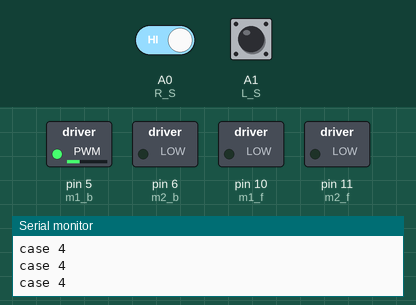
This sketch was run on a simulated Arduino Uno, built with avr-gcc and run on an emulated ATmega328P. Parts: switched loads named in the sketch (green lamp = pin HIGH), the last lines printed to the serial monitor. Dashed ring = blinking. Inputs (shaded band) come from the test bench; at power-on: A0 (R_S) HIGH, A1 (L_S) HIGH.

Above: at 1.2 s.
1.3 s: A0 (R_S) driven LOW
At 2.0 s:
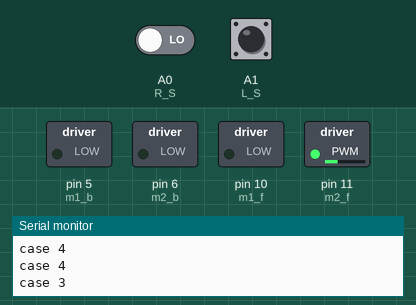
4.3 s: A1 (L_S) driven LOW
At 5.3 s:
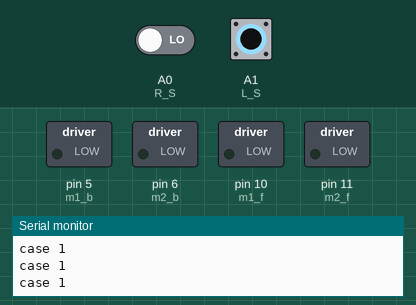
7.3 s: A0 (R_S) driven HIGH
At 7.81 s:
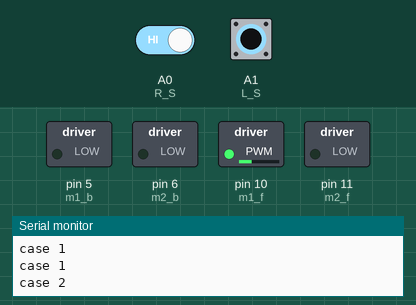
10.3 s: A1 (L_S) driven HIGH
At 10.96 s:
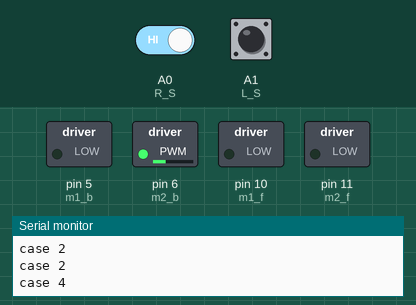
13.3 s: A0 (R_S) driven LOW and A1 (L_S) driven LOW
At 14.8 s:
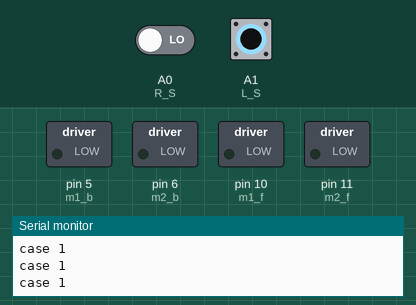
16.3 s: A1 (L_S) pulsed HIGH 5 times (0.12 s each, 0.3 s apart)
At 16.45 s:
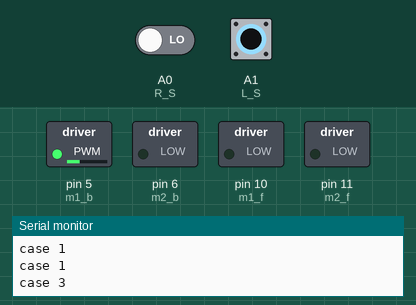
Timing chart, 0 to 19.3 s (numbered marks = the images above; inputs shaded):
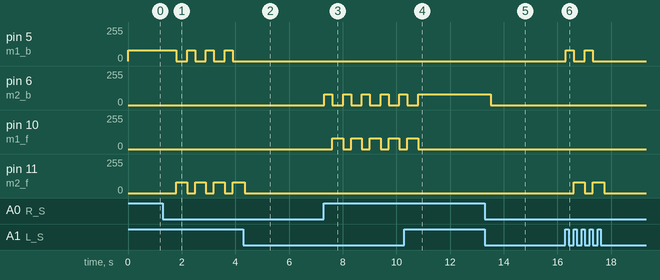

Measured:
- after the input at 1.3 s, pin 5 (m1_b): alternates 80/255 for 0.30 s and 0/255 for 0.40 s, starting after 0.50 s; pin 11 (m2_f): alternates 80/255 for 0.40 s and 0/255 for 0.30 s, starting after 0.50 s
- after the input at 4.3 s, pin 5 (m1_b): stops changing and stays 0/255
- after the input at 7.3 s, pin 6 (m2_b): alternates 80/255 for 0.30 s and 0/255 for 0.40 s, starting at once; pin 10 (m1_f): alternates 80/255 for 0.40 s and 0/255 for 0.30 s, starting after 0.31 s
- after the input at 10.3 s, pin 6 (m2_b): goes on until 10.8 s, then stays 80/255; pin 10 (m1_f): goes on until 10.8 s, then stays 0/255
- after the input at 13.3 s, pin 6 (m2_b): 80/255 → 0/255 after 0.21 s
- after the input at 16.3 s, pin 5 (m1_b): alternates 80/255 for 0.30 s and 0/255 for 0.40 s, 4 changes in all, then stays 0/255, starting at once; pin 11 (m2_f): alternates 80/255 for 0.42 s and 0/255 for 0.30 s, 4 changes in all, then stays 0/255, starting after 0.31 s

The sketch:

Version2.1UpdatedSpeeds.ino
```cpp
int m1_b=5;//Motor1  left motor
int m1_f=10;
int m2_b=6; //Motor2  right motor
int m2_f=11;
char ch='L';
int i=0;
#define R_S A0 //ir sensor Right
#define L_S A1 //ir sensor Left

void setup(){ // put your setup code here, to run once

pinMode(R_S, INPUT); // declare if sensor as input
pinMode(L_S, INPUT); // declare ir sensor as input


pinMode(m1_f, OUTPUT);
pinMode(m2_f, OUTPUT);
pinMode(m2_b, OUTPUT);
pinMode(m1_b, OUTPUT);
Serial.begin(9600);
}
void loop(){

if((digitalRead(R_S) == 0)&&(digitalRead(L_S) == 0)){
  Serial.println("case 1");
  forward();}   //if Right Sensor and Left Sensor are at White color then it will call forword function

if((digitalRead(R_S) == 1)&&(digitalRead(L_S) == 0)){
  Serial.println("case 2");
  turnRight();} //if Right Sensor is Black and Left Sensor is White then it will call turn Right function

if((digitalRead(R_S) == 0)&&(digitalRead(L_S) == 1)){
  Serial.println("case 3");
  turnLeft();}  //if Right Sensor is White and Left Sensor is Black then it will call turn Left function

if((digitalRead(R_S) == 1)&&(digitalRead(L_S) == 1)){
  Serial.println("case 4");
  Stop();
}
}

void forward(){
analogWrite(m1_f,80);
analogWrite(m2_f,80);
analogWrite(m1_f,0);
analogWrite(m2_f,0);
}

void turnRight(){ //turnRight
ch='R';
analogWrite(m1_f,0);
analogWrite(m1_b,0);
analogWrite(m2_f,0);
analogWrite(m2_b,80);
delay(300);
analogWrite(m1_f,80);
analogWrite(m1_b,0);
analogWrite(m2_f,0);
analogWrite(m2_b,0);
delay(400);
analogWrite(m1_f,0);
if(R_S==0&&L_S==0){
  forward();
  delay(150);
}
else if(L_S==1&&R_S==0){
  while(L_S==1){
  analogWrite(m1_f,80);
  delay(50);
  }
}else
analogWrite(m1_f,0);
}

void turnLeft(){
ch='L';
analogWrite(m1_f,0);
analogWrite(m1_b,80);
analogWrite(m2_f,0);
analogWrite(m2_b,0);
delay(300);
analogWrite(m1_f,0);
analogWrite(m1_b,0);
analogWrite(m2_f,80);
analogWrite(m2_b,0);
delay(400);
analogWrite(m2_f,0);
if(L_S==0&&R_S==0){
  forward();
  delay(150);
}
else if(R_S==1&&L_S==0){
  while(R_S==1){
  analogWrite(m2_f,80);
  delay(50);
  }
}
analogWrite(m2_f,0);
}

void Stop(){ //stop
if(ch=='L'){
analogWrite(m1_f,0);
analogWrite(m1_b,0);
analogWrite(m2_f,0);
analogWrite(m2_b,0);
analogWrite(m1_b,80);
delay(300);
analogWrite(m1_b,0);
while(R_S==1&&L_S==0){
  analogWrite(m2_f,80);
  delay(50);
}
}
if(ch=='R'){
analogWrite(m2_f,0);
analogWrite(m2_b,0);
analogWrite(m1_f,0);
analogWrite(m1_b,0);
analogWrite(m2_b,80);
delay(300);
analogWrite(m2_b,0);
while(L_S==1&&R_S==0){
  analogWrite(m1_f,80);
  delay(50);
}
analogWrite(m1_f,0);
}
}
```
